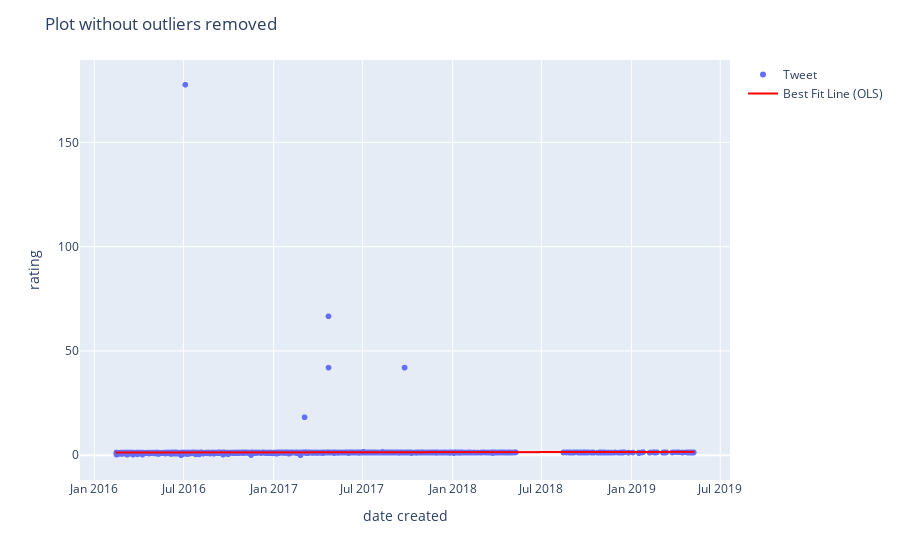

The cell this chart's notebook holds for it:
### Code cell
fig = create_plot(data)
fig.update_layout(title = 'Plot without outliers removed')
fig.show()

### Figure 1 — Plotly figure (JSON) as saved in the notebook; plotly's stock layout.template omitted (floating-point values rounded to 4 significant figures; data arrays with more than 128 entries replaced by an {"elided": "..."} marker saying what was removed)
{"data": [{"hovertemplate": "date created=%{x}<br>rating=%{y}<extra></extra>", "legendgroup": "", "marker": {"color": "#636efa", "symbol": "circle"}, "mode": "markers", "name": "Tweet", "showlegend": true, "type": "scattergl", "x": {"elided": "1675 str values"}, "xaxis": "x", "y": {"elided": "1675 float values"}, "yaxis": "y"}, {"hovertemplate": "<b>OLS trendline</b><br>rating = 2.86591e-09 * date created + -2.85327<br>R<sup>2</sup>=0.000185<br><br>date created=%{x}<br>rating=%{y} <b>(trend)</b><extra></extra>", "legendgroup": "", "line": {"color": "red"}, "marker": {"color": "#636efa", "symbol": "circle"}, "mode": "lines", "name": "Best Fit Line (OLS)", "showlegend": true, "type": "scattergl", "x": {"elided": "1675 str values"}, "xaxis": "x", "y": {"elided": "1675 float values"}, "yaxis": "y"}], "layout": {"legend": {"tracegroupgap": 0}, "margin": {"t": 60}, "showlegend": true, "title": {"text": "Plot without outliers removed"}, "xaxis": {"anchor": "y", "domain": [0, 1], "title": {"text": "date created"}}, "yaxis": {"anchor": "x", "domain": [0, 1], "title": {"text": "rating"}}}}
